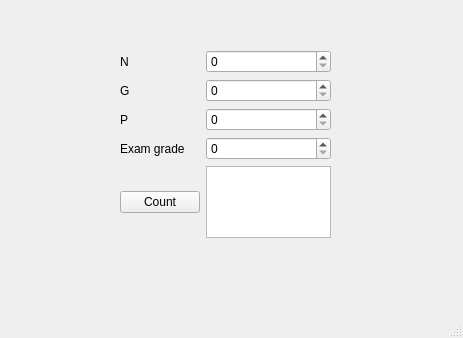
<?xml version="1.0" encoding="UTF-8"?>
<ui version="4.0">
 <class>MainWindow</class>
 <widget class="QMainWindow" name="MainWindow">
  <property name="geometry">
   <rect>
    <x>0</x>
    <y>0</y>
    <width>463</width>
    <height>338</height>
   </rect>
  </property>
  <property name="windowTitle">
   <string>MainWindow</string>
  </property>
  <widget class="QWidget" name="centralwidget">
   <widget class="QWidget" name="gridLayoutWidget">
    <property name="geometry">
     <rect>
      <x>120</x>
      <y>50</y>
      <width>211</width>
      <height>188</height>
     </rect>
    </property>
    <layout class="QGridLayout" name="gridLayout">
     <item row="0" column="0">
      <widget class="QLabel" name="labelN">
       <property name="text">
        <string>N</string>
       </property>
      </widget>
     </item>
     <item row="1" column="0">
      <widget class="QLabel" name="labelG">
       <property name="text">
        <string>G</string>
       </property>
      </widget>
     </item>
     <item row="2" column="0">
      <widget class="QLabel" name="labelP">
       <property name="text">
        <string>P</string>
       </property>
      </widget>
     </item>
     <item row="2" column="1">
      <widget class="QSpinBox" name="spinBoxP"/>
     </item>
     <item row="3" column="0">
      <widget class="QLabel" name="labelE">
       <property name="text">
        <string>Exam grade</string>
       </property>
      </widget>
     </item>
     <item row="0" column="1">
      <widget class="QSpinBox" name="spinBoxN"/>
     </item>
     <item row="3" column="1">
      <widget class="QSpinBox" name="spinBoxE"/>
     </item>
     <item row="1" column="1">
      <widget class="QSpinBox" name="spinBoxG"/>
     </item>
     <item row="4" column="0">
      <widget class="QPushButton" name="countPushButton">
       <property name="text">
        <string>Count</string>
       </property>
      </widget>
     </item>
     <item row="4" column="1">
      <widget class="QTextBrowser" name="textBrowser"/>
     </item>
    </layout>
   </widget>
  </widget>
  <widget class="QMenuBar" name="menubar">
   <property name="geometry">
    <rect>
     <x>0</x>
     <y>0</y>
     <width>463</width>
     <height>20</height>
    </rect>
   </property>
  </widget>
  <widget class="QStatusBar" name="statusbar"/>
 </widget>
 <resources/>
 <connections/>
</ui>
